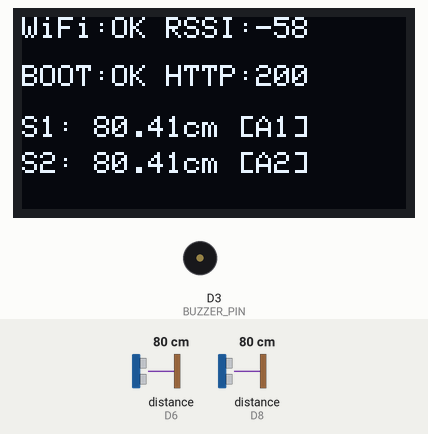
Recording of a sketch running on a simulated ESP8266 (NodeMCU). On the bench: 128×64 one-colour display, buzzer (waves = sounding, pin HIGH). Wiring (inferred from the names in the program): 2 × ultrasonic range finder: trigger D7, echo D8 / trigger D5, echo D6. The inputs (shaded band) are chosen by the test bench; at power-on: distance to the obstacle (sensors on D6, D8) 80 cm. The echo pulse lasts 58.3 µs per cm; WiFi joins after 1.5 s; servers stay silent unless stated; uploads are accepted with an empty reply; pins used as bus, display or sensor lines are not drawn; what the sketch prints to the serial monitor is not drawn.

Above: at 4.2 s.
4.3 s: distance to the obstacle (sensor on D6) set to 2 cm
At 5.3 s:
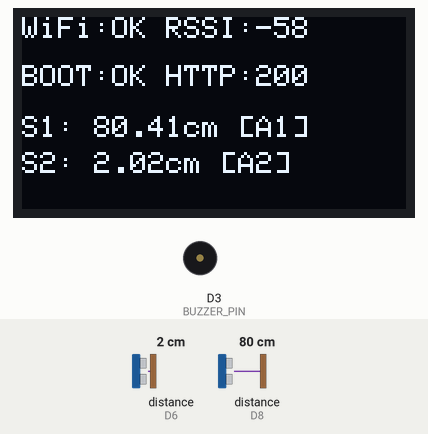
6.1 s: distance to the obstacle (sensor on D8) set to 2 cm
At 7.5 s:
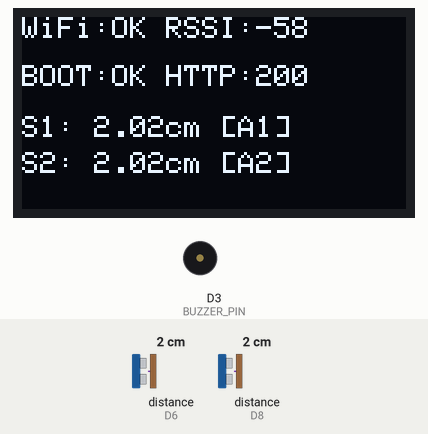
8.0 s: distance to the obstacle (sensor on D6) set to 4 cm
At 9.1 s:
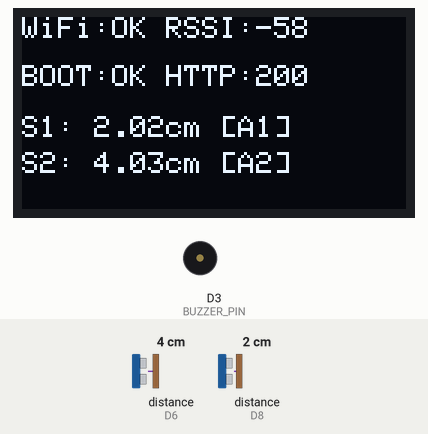
10.0 s: distance to the obstacle (sensor on D8) set to 4 cm
At 11.7 s:
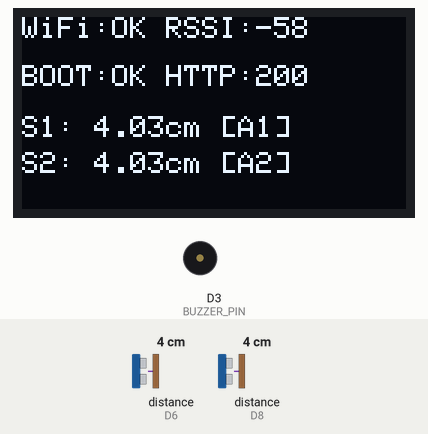
12.0 s: distance to the obstacle (sensor on D6) set to 9 cm
At 13.4 s:
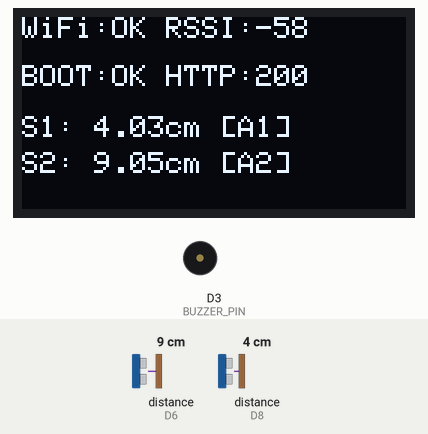
14.0 s: distance to the obstacle (sensor on D8) set to 9 cm
At 14.9 s:
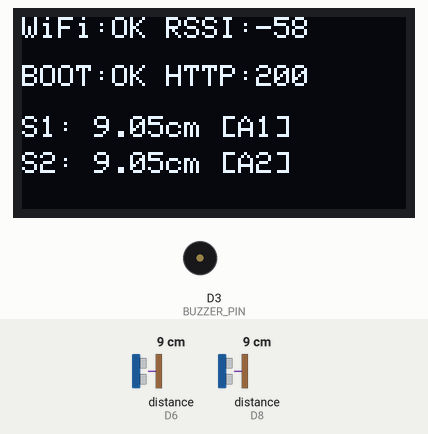
Timing chart, 0 to 17.0 s (numbered marks = the images above; inputs shaded):
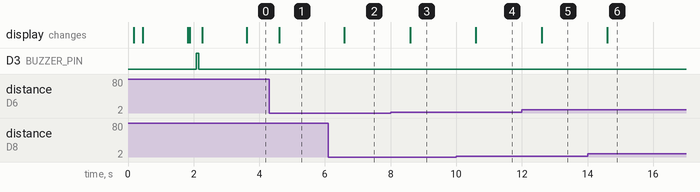

Measured:
- after the input at 4.3 s, the display: changes after 0.31 s (image 1)
- after the input at 6.1 s, the display: changes after 0.50 s (image 2)
- after the input at 8.0 s, the display: changes after 0.60 s (image 3)
- after the input at 10.0 s, the display: changes after 0.60 s (image 4)
- after the input at 12.0 s, the display: changes after 0.60 s (image 5)
- after the input at 14.0 s, the display: changes after 0.60 s (image 6)

The sketch:

parking-esp8266.ino
```cpp
#include <ESP8266WiFi.h>
#include <ESP8266HTTPClient.h>
#include <WiFiClient.h>

#include <Wire.h>
#include <Adafruit_GFX.h>
#include <Adafruit_SSD1306.h>

#include <ArduinoJson.h>

// ===================== CONFIG =====================

// WiFi
const char* WIFI_SSID = "creator";
const char* WIFI_PASSWORD = "amiramir";

// Server (IMPORTANT: use IP or domain reachable from ESP8266; NOT localhost)
const char* SERVER_BASE = "https://parking.simad.info";

// Device identity
const char* DEVICE_CODE = "NODE-001";
const char* DEVICE_KEY = "DEV-KEY-001";

// Telemetry interval
const unsigned long TELEMETRY_INTERVAL_MS = 1000;
const unsigned long WIFI_CONNECT_TIMEOUT_MS = 15000;

// OLED (SSD1306 I2C)
#define SCREEN_WIDTH 128
#define SCREEN_HEIGHT 64
#define OLED_RESET -1
Adafruit_SSD1306 display(SCREEN_WIDTH, SCREEN_HEIGHT, &Wire, OLED_RESET);

// Buzzer (Active buzzer recommended)
const int BUZZER_PIN = D3;


// ===================== Ultrasonic / Models =====================

struct SlotInfo {
  bool mapped;                 // slot != null
  String label;                // "A1"
  String zone;                 // "A"
  String statusInit;           // "Free"
  double occupiedThresholdCm;  // 15.0
};

struct SensorConfig {
  const char* sensorCode;
  int trigPin;
  int echoPin;

  // Boot mapping (request)
  SlotInfo slot;

  // Runtime state
  double lastDistanceCm;
  String lastStatus;  // from telemetry response: "Free" / "Occupied" / "Offline"
};

SensorConfig sensors[] = {
  { "S1", D7, D8, { true, "A1", "A", "Free", 15.0 }, -1, "" },
  { "S2", D5, D6, { true, "A2", "A", "Free", 15.0 }, -1, "" }
};

const int SENSOR_COUNT = sizeof(sensors) / sizeof(sensors[0]);

// UI state
String lastHttp = "-";
String lastBoot = "-";
unsigned long lastTelemetryMs = 0;


// ===================== SERIAL LOGGING =====================

// Set to false if you want to reduce logs
static const bool SERIAL_DEBUG = true;

// Print prefix with millis for easier debugging
void logPrefix() {
  if (!SERIAL_DEBUG) return;
  Serial.print("[");
  Serial.print(millis());
  Serial.print("] ");
}

void logLine(const String& msg) {
  if (!SERIAL_DEBUG) return;
  logPrefix();
  Serial.println(msg);
}

// Print large responses safely (truncate)
void logLong(const String& title, const String& payload, size_t maxLen = 600) {
  if (!SERIAL_DEBUG) return;
  logPrefix();
  Serial.print(title);
  Serial.print(" (len=");
  Serial.print(payload.length());
  Serial.println("):");

  if (payload.length() <= maxLen) {
    Serial.println(payload);
  } else {
    Serial.println(payload.substring(0, maxLen));
    Serial.println("... [TRUNCATED]");
  }
}

// ===================== BUZZER =====================

void buzzerOff() {
  digitalWrite(BUZZER_PIN, LOW);
}

void beepShort(int times) {
  for (int i = 0; i < times; i++) {
    digitalWrite(BUZZER_PIN, HIGH);
    delay(80);
    digitalWrite(BUZZER_PIN, LOW);
    delay(80);
  }
}

void beepOccupied() {
  beepShort(2);
}  // 2 beeps
void beepFree() {
  beepShort(1);
}  // 1 beep
void beepOffline() {
  beepShort(3);
}  // 3 beeps

void handleStatusChange(SensorConfig& s, const String& newStatus) {
  // Only beep for mapped sensors (slot != null)
  if (!s.slot.mapped) {
    if (s.lastStatus != newStatus && newStatus.length() > 0) {
      logLine(String("Status change (unmapped) ") + s.sensorCode + ": " + s.lastStatus + " -> " + newStatus);
    }
    s.lastStatus = newStatus;
    return;
  }

  if (newStatus.length() == 0) return;

  if (s.lastStatus.length() == 0) {
    // First assignment, no beep
    logLine(String("Initial status ") + s.sensorCode + " [" + s.slot.label + "]: " + newStatus);
    s.lastStatus = newStatus;
    return;
  }

  if (s.lastStatus != newStatus) {
    logLine(String("Status change ") + s.sensorCode + " [" + s.slot.label + "]: " + s.lastStatus + " -> " + newStatus);

    if (newStatus == "Occupied") beepOccupied();
    else if (newStatus == "Free") beepFree();
    else if (newStatus == "Offline") beepOffline();

    s.lastStatus = newStatus;
  }
}

// ===================== ULTRASONIC =====================

// Measure distance in cm; return -1 on timeout/invalid
double readDistanceCm(int trigPin, int echoPin) {
  digitalWrite(trigPin, LOW);
  delayMicroseconds(3);

  digitalWrite(trigPin, HIGH);
  delayMicroseconds(10);

  digitalWrite(trigPin, LOW);

  // timeout 30ms (~5m)
  unsigned long duration = pulseIn(echoPin, HIGH, 40000UL);
  if (duration == 0) return -1;

  // HC-SR04 formula: cm = us / 58.0
  double cm = (double)duration / 58.0;

  // Round to 2 decimals
  cm = ((int)(cm * 100.0 + 0.5)) / 100.0;

  return cm;
}

// Median of 3 reads (noise reduction)
double readDistanceMedian3(int trigPin, int echoPin) {
  double a = readDistanceCm(trigPin, echoPin);
  delay(20);
  double b = readDistanceCm(trigPin, echoPin);
  delay(20);
  double c = readDistanceCm(trigPin, echoPin);

  if (a < 0 || b < 0 || c < 0) return -1;

  if ((a <= b && b <= c) || (c <= b && b <= a)) return b;
  if ((b <= a && a <= c) || (c <= a && a <= b)) return a;
  return c;
}

// ===================== OLED =====================

void oledRender() {
  display.clearDisplay();
  display.setTextSize(1);
  display.setTextColor(SSD1306_WHITE);

  // Line 1
  display.setCursor(0, 0);
  display.print("WiFi:");
  display.print(WiFi.isConnected() ? "OK" : "DOWN");
  display.print(" RSSI:");
  display.print(WiFi.isConnected() ? WiFi.RSSI() : 0);

  // Line 2
  display.setCursor(0, 16);
  display.print("BOOT:");
  display.print(lastBoot);
  display.print(" HTTP:");
  display.print(lastHttp);

  // Sensor lines
  int y = 33;
  for (int i = 0; i < SENSOR_COUNT; i++) {
    display.setCursor(0, y);
    display.print(sensors[i].sensorCode);
    display.print(": ");

    if (sensors[i].lastDistanceCm < 0) display.print("--");
    else display.print(sensors[i].lastDistanceCm, 2);  // 2 decimals

    display.print("cm ");

    if (sensors[i].slot.mapped) {
      display.print("[");
      display.print(sensors[i].slot.label);
      display.print("]");
    } else {
      display.print("[-]");
    }

    y += 12;
  }

  display.display();
}

// ===================== WiFi =====================

void ensureWiFi() {
  if (WiFi.isConnected()) return;

  logLine(String("WiFi connect start. SSID=") + WIFI_SSID);

  WiFi.mode(WIFI_STA);
  WiFi.begin(WIFI_SSID, WIFI_PASSWORD);

  unsigned long start = millis();
  while (!WiFi.isConnected() && (millis() - start < WIFI_CONNECT_TIMEOUT_MS)) {
    delay(250);
    lastHttp = "WiFi...";
    oledRender();
  }

  if (WiFi.isConnected()) {
    lastHttp = "WiFiOK";
    logLine(String("WiFi connected. IP=") + WiFi.localIP().toString() + " RSSI=" + String(WiFi.RSSI()));
  } else {
    lastHttp = "WiFiERR";
    logLine("WiFi connect FAILED (timeout).");
  }

  oledRender();
}

// ===================== HTTP =====================

bool httpPostJson(const String& url, const String& jsonBody, int& statusCodeOut, String& responseOut) {
  statusCodeOut = 0;
  responseOut = "";

  if (!WiFi.isConnected()) {
    logLine("HTTP POST skipped: WiFi not connected.");
    return false;
  }

  WiFiClient client;
  HTTPClient http;

  logLine(String("HTTP POST => ") + url);
  logLong("Request body", jsonBody, 600);

  if (!http.begin(client, url)) {
    logLine("HTTP begin() FAILED.");
    return false;
  }

  http.addHeader("Content-Type", "application/json");
  http.addHeader("X-Device-Key", DEVICE_KEY);

  int code = http.POST(jsonBody);
  statusCodeOut = code;

  if (code > 0) responseOut = http.getString();

  http.end();

  lastHttp = String(code);

  logLine(String("HTTP status=") + code);
  if (responseOut.length() > 0) logLong("Response", responseOut, 600);

  return (code >= 200 && code < 300);
}

// ===================== API: BOOT (/api/iot/boot) =====================

bool sendBoot() {
  String url = String(SERVER_BASE) + "/api/iot/boot";

  StaticJsonDocument<768> doc;
  doc["deviceCode"] = DEVICE_CODE;

  JsonArray sensorsArr = doc.createNestedArray("sensors");

  for (int i = 0; i < SENSOR_COUNT; i++) {
    JsonObject s = sensorsArr.createNestedObject();
    s["sensorCode"] = sensors[i].sensorCode;

    if (sensors[i].slot.mapped) {
      JsonObject slot = s.createNestedObject("slot");
      slot["label"] = sensors[i].slot.label;
      slot["zone"] = sensors[i].slot.zone;
      slot["status"] = sensors[i].slot.statusInit;
      slot["occupiedThresholdCm"] = sensors[i].slot.occupiedThresholdCm;
    } else {
      s["slot"] = nullptr;  // Force JSON null
    }
  }

  String body;
  serializeJson(doc, body);

  logLine("Sending BOOT...");
  int code;
  String resp;
  bool ok = httpPostJson(url, body, code, resp);

  lastBoot = ok ? "OK" : "ERR";
  logLine(String("BOOT result=") + (ok ? "OK" : "ERR"));

  if (ok) beepShort(1);

  oledRender();
  return ok;
}

// ===================== API: TELEMETRY (/api/iot/telemetry) =====================

bool tryGetStatusFromTelemetryResponse(const String& resp, String& statusOut) {
  // 512 sometimes is not enough on ESP8266; use 1024 for safety.
  StaticJsonDocument<1024> doc;

  DeserializationError err = deserializeJson(doc, resp);
  if (err) {
    logLine(String("Telemetry JSON parse failed: ") + err.c_str());
    return false;
  }

  const char* status = doc["status"].as<const char*>();
  if (!status || status[0] == '\0')
    status = doc["Status"].as<const char*>();

  if (!status || status[0] == '\0')
    return false;

  statusOut = String(status);
  return true;
}


bool sendTelemetry(SensorConfig& s, double distanceCm) {
  if (distanceCm < 0) {
    logLine(String("Telemetry skip ") + s.sensorCode + ": invalid distance.");
    return false;
  }

  String url = String(SERVER_BASE) + "/api/iot/telemetry";

  StaticJsonDocument<256> doc;
  doc["deviceCode"] = DEVICE_CODE;
  doc["sensorCode"] = s.sensorCode;
  doc["distanceCm"] = distanceCm;
  doc["ts"] = nullptr;

  String body;
  serializeJson(doc, body);

  logLine(String("Sending Telemetry ") + s.sensorCode + " distance=" + String(distanceCm, 2));

  int code;
  String resp;
  bool ok = httpPostJson(url, body, code, resp);

  if (ok) {
    String newStatus;
    if (tryGetStatusFromTelemetryResponse(resp, newStatus)) {
      handleStatusChange(s, newStatus);
    } else {
      logLine(String("Telemetry ") + s.sensorCode + ": status not found (or parse failed).");
    }

  } else {
    logLine(String("Telemetry FAILED ") + s.sensorCode + " HTTP=" + String(code));
  }

  oledRender();
  return ok;
}

// ===================== SETUP / LOOP =====================

void setup() {
  Serial.begin(115200);
  delay(100);

  logLine("=== SmartParking Node START ===");
  logLine(String("DeviceCode=") + DEVICE_CODE + " Server=" + SERVER_BASE);

  pinMode(BUZZER_PIN, OUTPUT);
  buzzerOff();

  // Sensor pins
  for (int i = 0; i < SENSOR_COUNT; i++) {
    pinMode(sensors[i].trigPin, OUTPUT);
    pinMode(sensors[i].echoPin, INPUT);
    digitalWrite(sensors[i].trigPin, LOW);

    logLine(String("Sensor ") + sensors[i].sensorCode + " TRIG=" + sensors[i].trigPin + " ECHO=" + sensors[i].echoPin + " mapped=" + (sensors[i].slot.mapped ? "true" : "false") + (sensors[i].slot.mapped ? (String(" slot=") + sensors[i].slot.label) : ""));
  }

  // OLED init
  Wire.begin(D2, D1);  // SDA, SCL
  if (!display.begin(SSD1306_SWITCHCAPVCC, 0x3C)) {
    Serial.println("OLED init failed");
    logLine("OLED init FAILED (continuing without OLED).");
  } else {
    logLine("OLED init OK.");
  }

  display.clearDisplay();
  display.setTextSize(1);
  display.setTextColor(SSD1306_WHITE);
  display.setCursor(0, 0);
  display.println("SmartParking Node");
  display.println("Booting...");
  display.display();

  ensureWiFi();

  // Boot retry
  bool bootOk = false;
  for (int i = 0; i < 5; i++) {
    logLine(String("Boot attempt ") + (i + 1) + "/5");
    if (WiFi.isConnected() && sendBoot()) {
      bootOk = true;
      break;
    }
    delay(800);
    ensureWiFi();
  }

  if (!bootOk) {
    lastBoot = "ERR";
    logLine("BOOT failed after retries.");
    oledRender();
  }

  lastTelemetryMs = millis();
  logLine("Setup complete. Entering loop...");
}

void loop() {
  ensureWiFi();

  unsigned long now = millis();
  if (now - lastTelemetryMs >= TELEMETRY_INTERVAL_MS) {
    lastTelemetryMs = now;

    // Read distances
    for (int i = 0; i < SENSOR_COUNT; i++) {
      sensors[i].lastDistanceCm = readDistanceMedian3(sensors[i].trigPin, sensors[i].echoPin);

      if (sensors[i].lastDistanceCm < 0) {
        logLine(String("Read ") + sensors[i].sensorCode + ": timeout/invalid");
      } else {
        logLine(String("Read ") + sensors[i].sensorCode + ": " + String(sensors[i].lastDistanceCm, 2) + " cm");
      }
    }

    // Send telemetry for each sensor
    if (WiFi.isConnected()) {
      for (int i = 0; i < SENSOR_COUNT; i++) {
        sendTelemetry(sensors[i], sensors[i].lastDistanceCm);
        delay(80);
      }
    } else {
      lastHttp = "NO WIFI";
      logLine("Telemetry loop: NO WIFI");
      oledRender();
    }
  }
}
```
